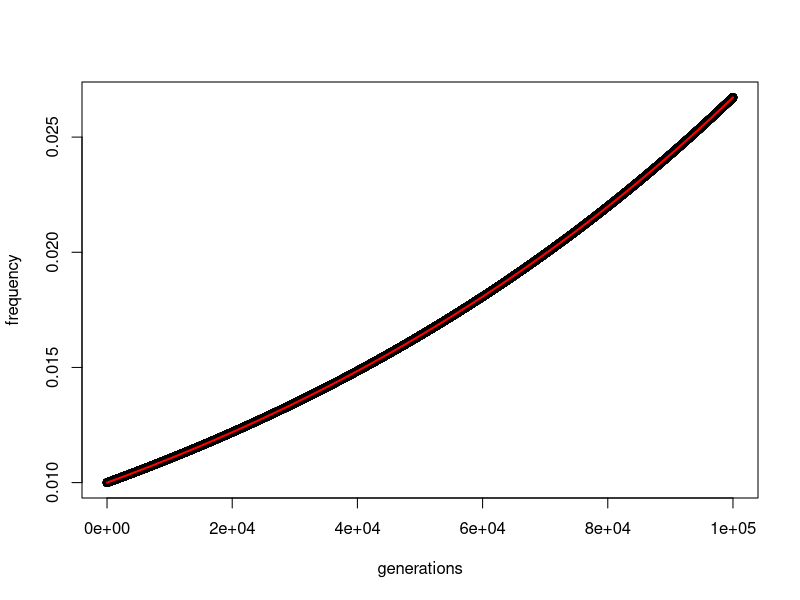
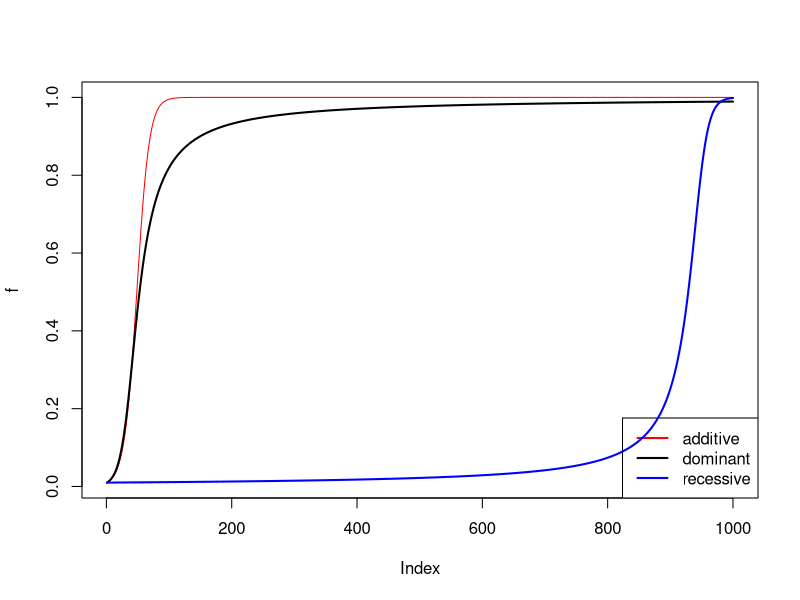
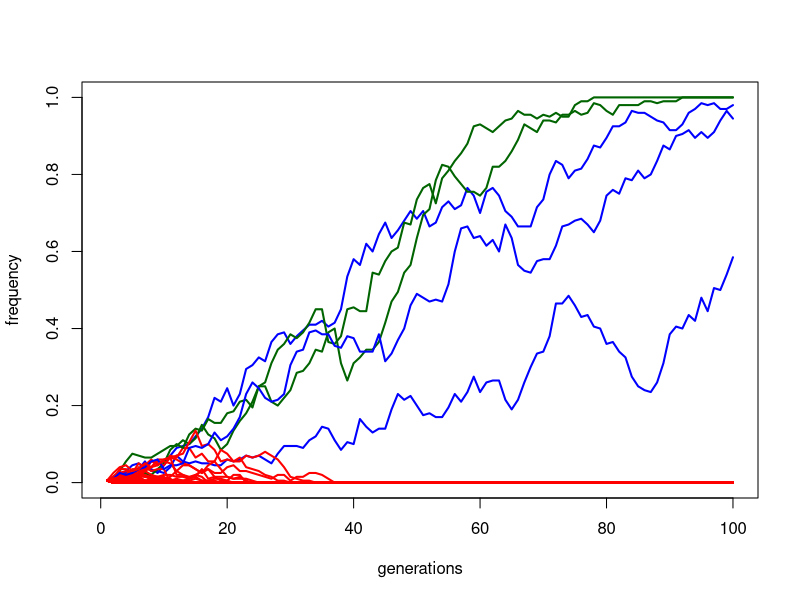
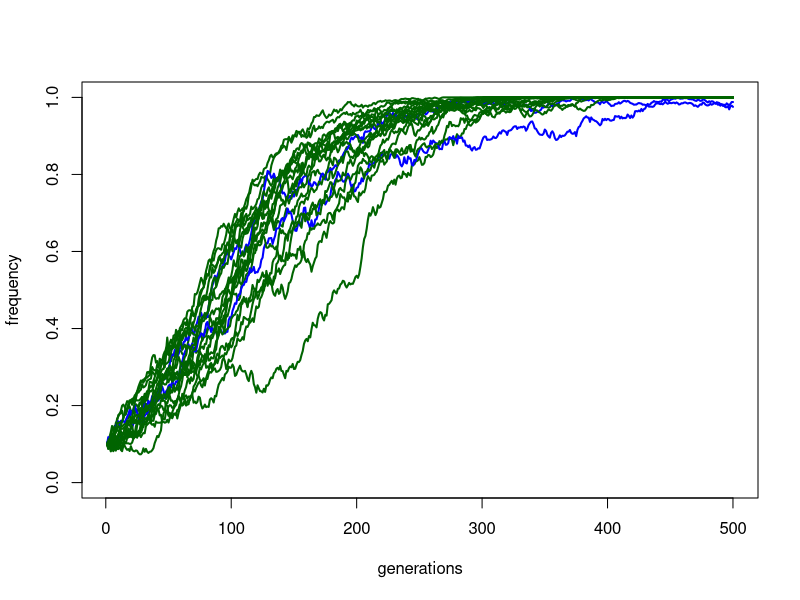

These figures' R source, in order:
## ---- chunk 1
# changes in allele frequency
t <- 1:100000
f0 <- 0.01
s <- 0.00001
plot(f0/(f0+(1-s)^t*(1-f0)), ylab="frequency", xlab="generations")

# exponential distribution
lines(f0/(f0+exp(-s*t)*(1-f0)), type="l", col="red", lwd=2)
## ---- chunk 2
## directional selection
s <- 0.1 # selection coefficient

## additive
f <- rep(0,1000)
f[1] <- 0.01
for (t in 2:1000) f[t] <- f[t-1] + s*f[t-1]*(1-f[t-1])
plot(f, type="l", col="red")
legend("bottomright", col=c("red","black","blue"), legend=c("additive", "dominant", "recessive"), lty=1, lwd=2)

## dominant
f <- rep(0,1000)
f[1] <- 0.01
for (t in 2:1000) f[t] <- f[t-1] + s*f[t-1]*(1-f[t-1])^2 / (1 - s*(1-f[t-1]^2))
lines(f, type="l", col="black", lwd=2)

## recessive
f <- rep(0,1000)
f[1] <- 0.01
for (t in 2:1000) f[t] = f[t-1] + (s*(f[t-1])^2*(1-f[t-1])) / (1 - s*(2*f[t-1]*(1-f[t-1]) + (1-f[t-1])^2))
lines(f, type="l", col="blue", lwd=2)
## ---- chunk 3
simulateTrajectory <- function(s, N, t=500, nrepl=100, initFreq=1/(2*N)) {

        cat("2Ns =",2*N*s,"\n")

        # initialise frequencies
        fA <- matrix(NA, nrow=nrepl, ncol=t)
        # fA[,1] <- 1/(2*N)
        fA[,1] <- initFreq

        # viability
        vAA <- 1
        vAa <- 1 - s
        vaa <- 1 - (2*s)

        for (r in 1:nrepl) {

                for (i in 2:t) {

                        # selection
                        fpA <- fA[r,i-1] * (vAA*fA[r,i-1] + (vAa*(1-fA[r,i-1]))) / (vAA*fA[r,i-1]^2 + 2*vAa*fA[r,i-1]*(1-fA[r,i-1]) + vaa*(1-fA[r,i-1])^2)

                        if (fpA <= 0) { fA[r,i:t] <- 0; break} # lost
                        if (fpA >= 1) { fA[r,i:t] <- 1; break} # fixed

                        # drift
                        fA[r,i] <- rbinom (n=1, size=2*N, prob=fpA) / (2*N)

                }

        }

        u <- 0
        if ((2*N*s) > -1) u <- 1/(2*N)
        if ((2*N*s) > 1) u <- 2*s
    
        cat("Lost = ", length(which(fA[,t]==0)), "\n")
        cat("Fixed = ", length(which(fA[,t]==1)), "\t (neutral expected = ", (u*nrepl), ")\n")
    
        return(invisible(fA));

}
## ---- chunk 4
plotTrajectory <- function(fA, ylim=c(0,1), tlim=c(1,NA)) {
        cols <- colors()
        if (is.na(tlim[2])) tlim <- c(1,ncol(fA))
        plot(fA[1,],ylim=ylim,ty="l",xlim=tlim,col=cols[2],xlab="generations",ylab="frequency",lwd=2)
        for (i in 1:nrow(fA)) {
                colour <- "blue"
                if (fA[i, tlim[2]] == 0){
                        colour <- "red"
                }
                if (fA[i, tlim[2]] == 1){
                        colour <- "darkgreen"
                }
                lines(fA[i,],type="l",col=colour,lwd=2)
        }
}
## ---- chunk 5
plotTrajectory(simulateTrajectory(s=0.05, N=100, t=100, nrepl=100))
## ---- chunk 6
plotTrajectory(simulateTrajectory(s=0.02, N=1000, t=500, nrepl=20, initFreq=0.1))
## ---- chunk 7
# what happens if we change "s" and "N" or "initFreq" or "t"?
